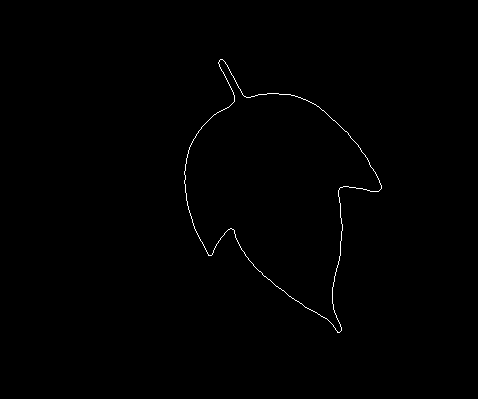
%> input picture ca2/resources/test3.bmp, 478 x 399 px
$ octave run_D.m   (GNU Octave 9; MATLAB toolbox functions it lacks are replaced by stand-ins)
%> lines starting %> are read from the running program, lines starting %| are printed output that depends on the picture; in (x1, y1, x2, y2) boxes, pixels count from 0 and x2, y2 are one past the last pixel; in counts of white or black regions, pixels touching at a corner belong together; the program's own positions count from 1
%> further down, I is the input picture: size 399x478 uint8; 0.39% white in thin lines or dots, all inside (x1, y1, x2, y2) = (184, 59, 382, 333)
### ca2/rtheta.m
% To compute the r-theta plot;
% input is a boundary image ‘test3.bmp’
% output is the array containing the r-theta value
function [r, theta] = rtheta(Iin)
    %Iin = imread(Iin);
    Iin = Iin > 0;
    Iin = bwareafilt(Iin,1);

    %calculate xbar, ybar
    m00 =0;
    m10 = 0;
    m01 = 0;
    t_cols = size(Iin,2); %total columns
%> t_cols = 478
    t_rows = size(Iin,1); %total rows
%> t_rows = 399

    for x = 0:t_cols-1 %iterating across columns
        for y = 0:t_rows-1 %iterating across rows
            m00 = m00 + Iin(t_rows-y, x+1);
            m10 = m10 + (x * Iin(t_rows-y, x+1));
            m01 = m01 + (y * Iin(t_rows-y, x+1));
        end
    end
%> after the loop, m00 = 747; m01 = 153819; m10 = 207818

    xbar = m10/m00;
%> xbar = 278.2
    ybar = m01/m00;
%> ybar = 205.9

    r = zeros(sum(sum(Iin)),1);
    theta = zeros(sum(sum(Iin)),1);
    pos = 0;
    for x = 0:t_cols-1
        for y = 0:t_rows-1
             if Iin(t_rows-y, x+1) == 1 %if pixels are edge pixels
                pos = pos + 1;
                r(pos) = sqrt((x-xbar)^2 + (y-ybar)^2); %populate r array
                theta(pos) = atan2(y-ybar, x-xbar); %populate theta array
                if theta(pos)<0
                    theta(pos) = theta(pos) + 2*pi; %right-shift to make x-axis positive
                end
             end
        end
    end
%> after the loop, pos = 747; r = 747 values, max 152.6 at index 565, min 58.24 at index 255, mean 97.7; theta = 747 values, max 6.27 at index 560, min 0.00141 at index 561, mean 3.05
end

### ca2/run_D.m
%%
%%%%% Section D %%%%%
% This m file is used to test your code for Section D
% Ensure that when you run this script file, the r-theta plot
% is displayed correctly
%--- 1.
I = imread('./test3.bmp');
[r, theta] = rtheta(I); % calculate r and theta

% plot r-theta graph
scatter(theta, r);
xlabel('theta');
ylabel('r');
title('r-theta plot');
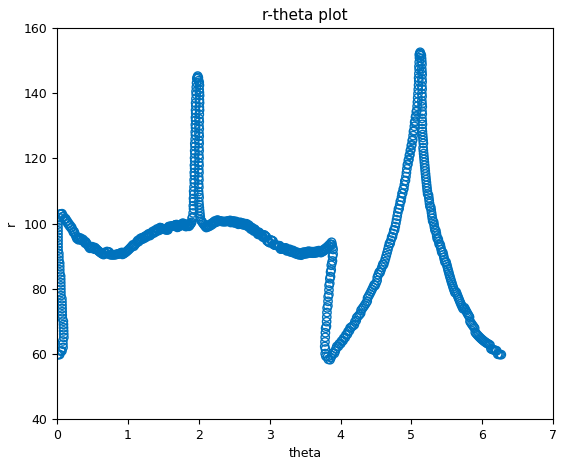
%> figure redrawn from the program's plot data

$ run again, with ca2/resources/test1.bmp copied over ca2/resources/test3.bmp
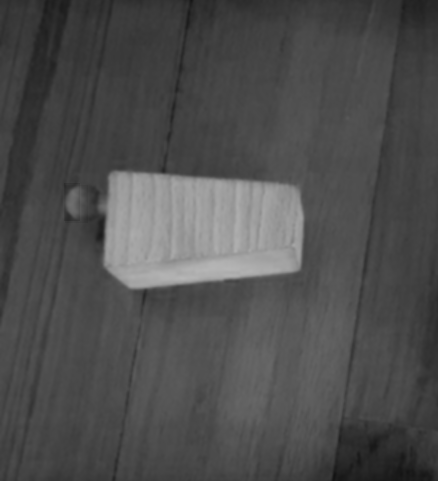
%> input picture ca2/resources/test1.bmp, 438 x 481 px
%> I is the input picture: size 481x438 uint8; min 19, max 182, mean 78.1
%> Iin: size 481x438 logical; every value is 1
%> after the loop in rtheta, `for x = 0:t_cols-1`: m00 = 210678; m01 = 50562720; m10 = 46033143
%> xbar = 218.5
%> ybar = 240
%> after the loop in rtheta, `for x = 0:t_cols-1`: pos = 210678
%> `title('r-theta plot');`:
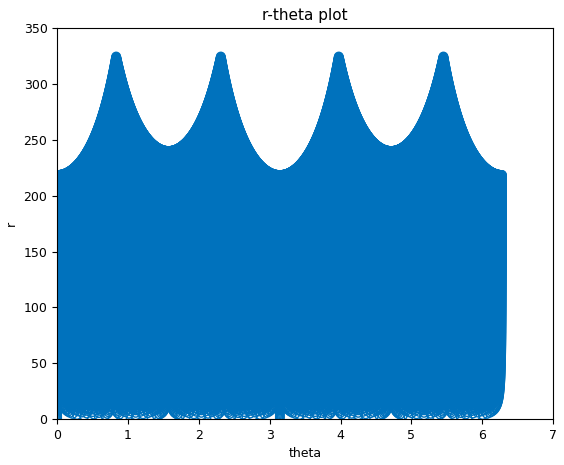
%> figure redrawn from the program's plot data

$ run again, with ca2/resources/test2.bmp copied over ca2/resources/test3.bmp
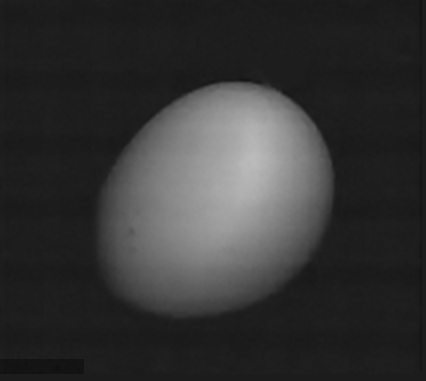
%> input picture ca2/resources/test2.bmp, 426 x 381 px
%> I is the input picture: size 381x426 uint8; min 16, max 188, mean 52.1
%> Iin: size 381x426 logical; every value is 1
%> after the loop in rtheta, `for x = 0:t_cols-1`: m00 = 162306; m01 = 30838140; m10 = 34490025
%> xbar = 212.5
%> ybar = 190
%> after the loop in rtheta, `for x = 0:t_cols-1`: pos = 162306
%> `title('r-theta plot');`:
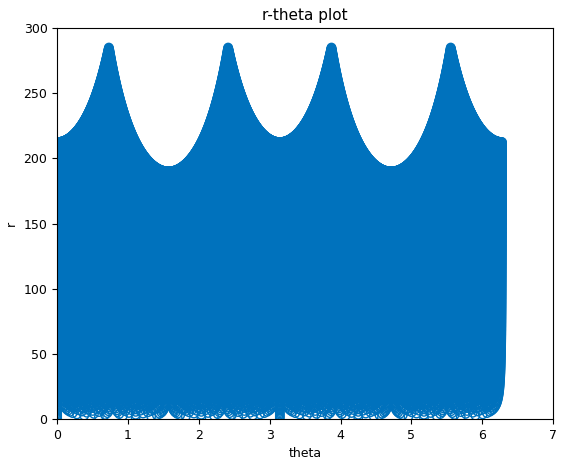
%> figure redrawn from the program's plot data
